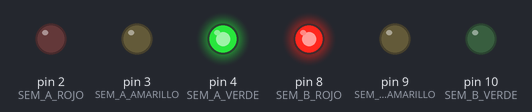
Bench run of a sketch on a simulated Arduino Mega 2560, built with avr-gcc and run on an emulated ATmega2560. On the bench: output pins drawn as LEDs (lit = HIGH).

Above: at 2.0 s.
At 4.5 s:
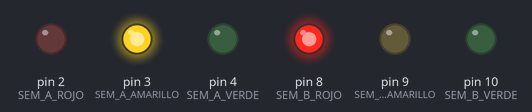
At 7.0 s:
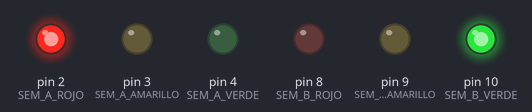
At 9.5 s:
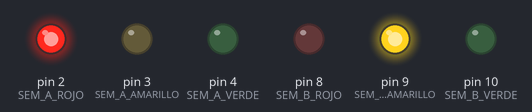
Timing chart, 0 to 13.0 s (numbered marks = the images above):
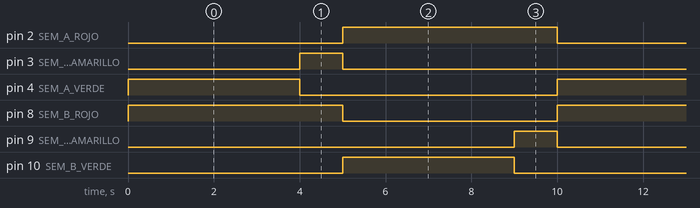

The sketch:

Practica2b.ino
```cpp
#include <Controllino.h>

// --- Definicion de Pines ---
// Pines para el Semaforo A
const int SEM_A_ROJO = CONTROLLINO_D0;
const int SEM_A_AMARILLO = CONTROLLINO_D1;
const int SEM_A_VERDE = CONTROLLINO_D2;

// Pines para el Semaforo B
const int SEM_B_ROJO = CONTROLLINO_D6;
const int SEM_B_AMARILLO = CONTROLLINO_D7;
const int SEM_B_VERDE = CONTROLLINO_D8;

// --- Definicion de Tiempos ---
const unsigned long T_VERDE = 4000;     // 4 segundos
const unsigned long T_AMARILLO = 1000;  // 1 segundo

// --- Maquina de Estados (FSM) ---

// 1. Define los nombres de los estados
enum EstadoInterseccion {
  A_VERDE,
  A_AMARILLO,
  B_VERDE,
  B_AMARILLO
};

// 2. Define una plantilla (struct) para guardar los datos de un estado
struct FSM_Estado {
  // Salidas (HIGH o LOW) para cada LED
  uint8_t out_A_R, out_A_Y, out_A_G;
  uint8_t out_B_R, out_B_Y, out_B_G;

  // Tiempo que dura este estado
  unsigned long duracion;

  // Estado que sigue despues
  EstadoInterseccion proximo_estado;
};

// 3. Crea la tabla con la logica de todos los estados
const FSM_Estado tabla_fsm[] = {
  // A_R, A_Y, A_G,   B_R, B_Y, B_G,   Duracion,     Proximo Estado
  { LOW, LOW, HIGH,  HIGH, LOW, LOW,   T_VERDE,      A_AMARILLO  }, // Estado A_VERDE
  { LOW, HIGH, LOW,  HIGH, LOW, LOW,   T_AMARILLO,   B_VERDE     }, // Estado A_AMARILLO
  { HIGH, LOW, LOW,  LOW, LOW, HIGH,   T_VERDE,      B_AMARILLO  }, // Estado B_VERDE
  { HIGH, LOW, LOW,  LOW, HIGH, LOW,   T_AMARILLO,   A_VERDE     }  // Estado B_AMARILLO
};


// --- Variables Globales ---

// Guarda el estado en el que estamos ahora
EstadoInterseccion estado_actual;

// Guarda el tiempo en que comenzo el estado actual
unsigned long t_inicio_estado = 0;


// --- Funcion para cambiar las luces ---
// Lee la tabla 'tabla_fsm' y aplica las salidas
void setLuces(EstadoInterseccion estado) {
  digitalWrite(SEM_A_ROJO,     tabla_fsm[estado].out_A_R);
  digitalWrite(SEM_A_AMARILLO, tabla_fsm[estado].out_A_Y);
  digitalWrite(SEM_A_VERDE,    tabla_fsm[estado].out_A_G);

  digitalWrite(SEM_B_ROJO,     tabla_fsm[estado].out_B_R);
  digitalWrite(SEM_B_AMARILLO, tabla_fsm[estado].out_B_Y);
  digitalWrite(SEM_B_VERDE,    tabla_fsm[estado].out_B_G);
}


// --- Configuracion Inicial ---
void setup() {
  // Configura los 6 pines como SALIDA
  pinMode(SEM_A_ROJO, OUTPUT);
  pinMode(SEM_A_AMARILLO, OUTPUT);
  pinMode(SEM_A_VERDE, OUTPUT);
  pinMode(SEM_B_ROJO, OUTPUT);
  pinMode(SEM_B_AMARILLO, OUTPUT);
  pinMode(SEM_B_VERDE, OUTPUT);

  // Inicia la maquina de estados
  estado_actual = A_VERDE;       // El primer estado es A_VERDE
  setLuces(estado_actual);       // Pone las luces de A_VERDE
  t_inicio_estado = millis();    // Inicia el temporizador
}

// --- Bucle Principal ---
void loop() {

  // Lee el tiempo actual
  unsigned long t_actual = millis();

  // Comprueba si ya paso el tiempo del estado actual
  if (t_actual - t_inicio_estado >= tabla_fsm[estado_actual].duracion) {

    // 1. Cambia al proximo estado
    estado_actual = tabla_fsm[estado_actual].proximo_estado;

    // 2. Aplica las luces del nuevo estado
    setLuces(estado_actual);

    // 3. Reinicia el temporizador
    t_inicio_estado = t_actual;
  }
}
```

Measured:
- by itself, pin 2 (SEM_A_ROJO), pin 8 (SEM_B_ROJO): alternates HIGH for 5.0 s and LOW for 5.0 s
- by itself, pin 3 (SEM_A_AMARILLO), pin 9 (SEM_B_AMARILLO): alternates HIGH for 1.0 s and LOW for 9.0 s
- by itself, pin 4 (SEM_A_VERDE), pin 10 (SEM_B_VERDE): alternates HIGH for 4.0 s and LOW for 6.0 s
